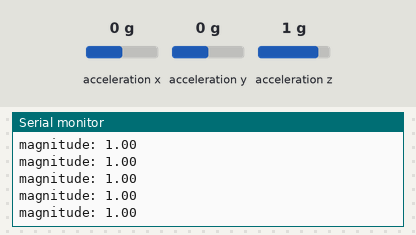
The sketch below on a simulated Arduino Nano 33 IoT. Shown: the last lines printed to the serial monitor. The test bench sets the inputs (shaded band); at power-on: acceleration x 0 g, acceleration y 0 g, acceleration z 1 g.

Above: at 1.2 s.
1.3 s: acceleration x set to -1.4 g
At 1.9 s:
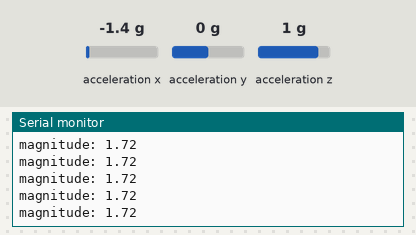
2.8 s: acceleration y set to -1.4 g
At 3.4 s:
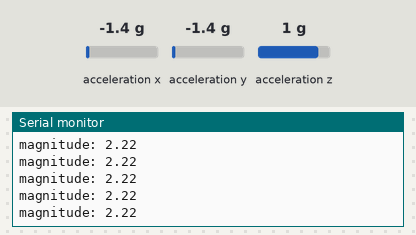
4.3 s: acceleration z set to -1.4 g
At 5.4 s:
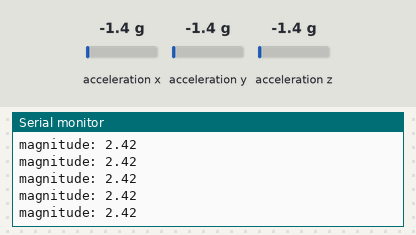
Timing chart, 0 to 7.3 s (numbered marks = the images above; inputs shaded):
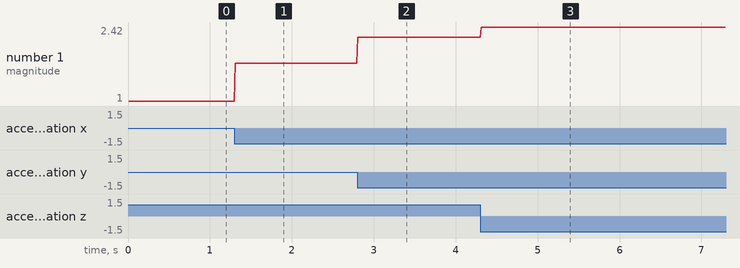

Measured:
- after the input at 1.3 s, the serial monitor: prints a new line at once (image 1)
- after the input at 2.8 s, the serial monitor: prints a new line at once (image 2)
- after the input at 4.3 s, the serial monitor: prints a new line at once (image 3)
- plotted number 1: 1 → 1.72 after the input at 1.3 s, 1.72 → 2.22 after the input at 2.8 s, 2.22 → 2.42 after the input at 4.3 s

The sketch:

lsm6ds3_accel_magnitude.ino
```cpp
// snippet: lsm6ds3_accel_magnitude
// tags: imu, accelerometer, lsm6ds3, arduino_lsm6ds3, nano33iot, magnitude, shock, impact, total
// boards: nano33iot
// library: Arduino_LSM6DS3
// description: Read acceleration magnitude (sqrt of x^2+y^2+z^2) at 100 Hz
// prompts: acceleration magnitude, total g-force, shock detection, impact sensing, sqrt X squared Y squared Z squared accel
// not-tags: mpu6050, mpu9250, lsm6dsox, adxl345, bno055, bno085, bno08x, icm20948, icm42688, lis3dh, romi32u4
// exact-include: Arduino_LSM6DS3.h

#include <Arduino_LSM6DS3.h>

unsigned long prevMs = 0;

void setup() {
  Serial.begin(9600);
  while (!Serial && millis() < 3000);
  if (!IMU.begin()) {
    Serial.println("IMU init failed");
    while (1);
  }
}

void loop() {
  unsigned long now = millis();
  if (now - prevMs < 10) return;
  prevMs = now;

  if (IMU.accelerationAvailable()) {  // LSM6DS3: true when a new accel sample is ready
    float ax, ay, az;
    IMU.readAcceleration(ax, ay, az);  // LSM6DS3: writes g-force into the 3 float args; NOT getMotion6()
    float mag = sqrt(ax * ax + ay * ay + az * az);
    Serial.print("magnitude: ");
    Serial.println(mag);
  }
}
```
